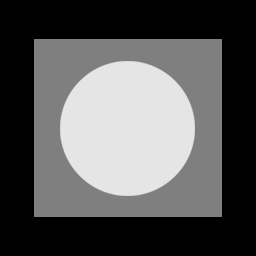
#> input picture Lab2/images/test_pattern.tif, 256 x 256 px
$ jupyter execute lab2.ipynb   (older library calls are emulated)
#> lines starting #> are read from the running program, lines starting #| are printed output that depends on the picture
[cell 1]
import cv2
import numpy as np
import matplotlib.pyplot as plt
image = cv2.imread('./images/test_pattern.tif')
#> image is the input picture: shape (256, 256, 3); min 0, max 229, mean 87.1
def hist_values(img):
    red = []
    green = []
    blue = []

    shape = img.shape
#> shape = (256, 256, 3)
    for j in range (shape[0]):
        for k in range(shape[1]):
            r,g,b = img[j, k]
            red.append(r)
            green.append(g)
            blue.append(b)
#> after the loop, blue = 65536 items; green = 65536 items; red = 65536 items
    keysRed, countRed = np.unique(red, return_counts = True)
#> keysRed = 52 values from 0 to 229; countRed = 52 values, max 32072 at index 0, min 4 at index 42, mean 1260.3
    keysGreen, countGreen = np.unique(green, return_counts = True)
#> keysGreen = 52 values from 0 to 229; countGreen has the same summary as countRed
    keysBlue, countBlue = np.unique(blue, return_counts = True)
#> keysBlue = 52 values from 0 to 229; countBlue has the same summary as countRed

    return keysRed, countRed, keysGreen, countGreen, keysBlue, countBlue


(keysRed, countRed, keysGreen, countGreen, keysBlue, countBlue) = hist_values(image)
#> keysRed = 52 values from 0 to 229; keysGreen = 52 values from 0 to 229; countGreen has the same summary as countRed in hist_values; keysBlue = 52 values from 0 to 229; countBlue has the same summary as countRed in hist_values
plt.bar(keysRed, countRed)
plt.show()
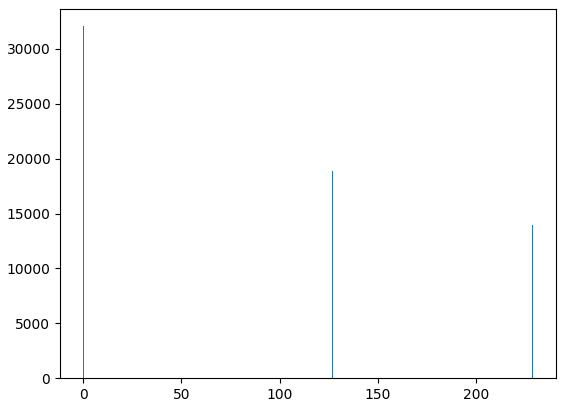
#> figure drawn by matplotlib, 1 panel; tallest bar 32072 high, from x = -0.4 to 0.4
plt.bar(keysGreen, countGreen)
plt.show()
plt.bar(keysBlue, countBlue)
plt.show()

[cell 2]
print('Image size',image.size)
#| Image size 196608
np.sum(countRed + countGreen + countBlue)
#> Out = 196608

[cell 3]
samples = np.random.normal(0,20, image.shape)
samples.shape
#> Out = (256, 256, 3)

[cell 4]
# normalized output
import cv2
img_norm = cv2.normalize(samples, None, 0, 255, cv2.NORM_MINMAX)
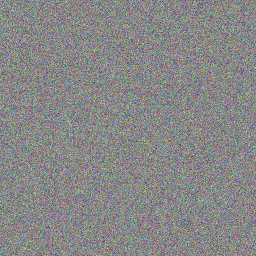
#> samples: shape (256, 256, 3) float64; mean of channels 0, 1, 2 0, 0.1, 0.1; drawn with min black and max white
noisy_image = cv2.add(image, img_norm, dtype=cv2.CV_8U)
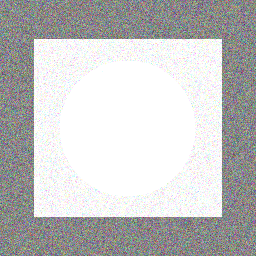
#> noisy_image: shape (256, 256, 3); mean B, G, R 194.2, 194.2, 194.2

normalized_img=noisy_image.astype(np.uint8)
plt.imshow(normalized_img, cmap='gray')
plt.show()

[cell 5]
# Calculate the histogram
hist = cv2.calcHist([noisy_image], [0], None, [256], [0, 256])
#> hist = 256 values, max 26100 at index 255, min 0 at index 0, mean 256

# Plot the histogram
plt.plot(hist)
plt.show()
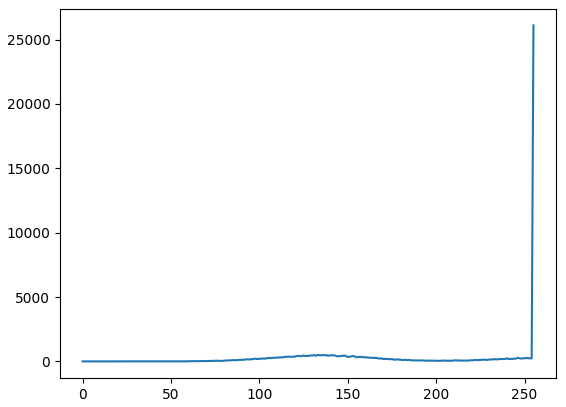
#> figure drawn by matplotlib, 1 panel; curve peaks at x = 255, y = 26100
